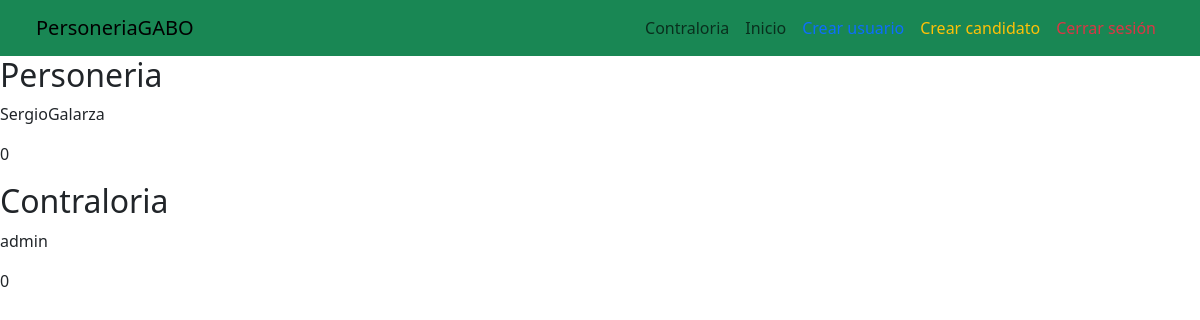
Before: /results/ (signed in) with the older database file.
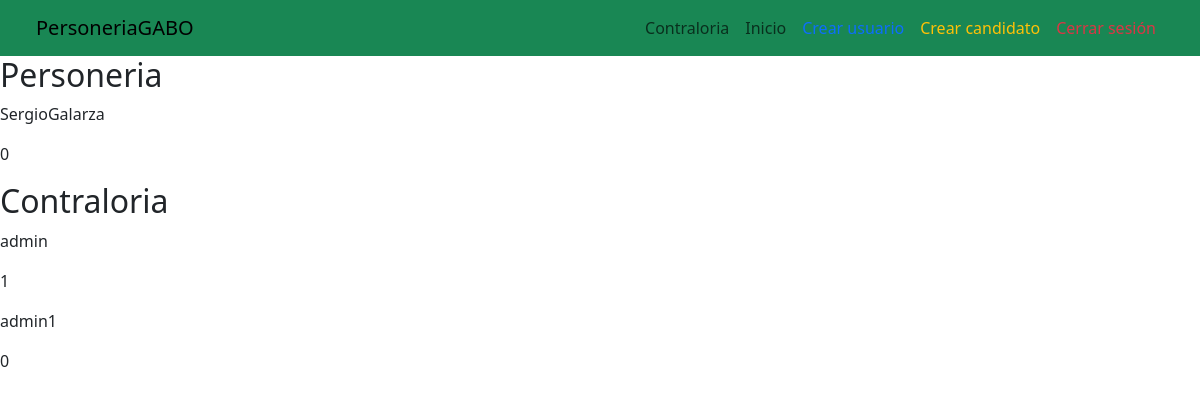
After: the same page with the newer database file.
### Users/models.py (models this page shows)
class Candidates(models.Model):
    user = models.OneToOneField(User, on_delete=models.CASCADE)
    identification_number = models.IntegerField(unique=True)
    grade = models.CharField(max_length=10)
    age = models.IntegerField()
    position = models.CharField(max_length=100)
    gender = models.CharField(max_length=10)
    description = models.TextField()
    photo = models.ImageField(upload_to='candidates_photos/', blank=True, null=True)
    votes = models.IntegerField(default=0)

### Users/views.py (the view)
# urls.py: path('results/',results,name='results')
@login_required(login_url='logIn')
def results(request):
    ombudsmans = Candidates.objects.filter(position='Personería')
    comptrollers = Candidates.objects.filter(position='Contraloría')
    return render(request,'Users/results.html',{
            'ombudsmans' : ombudsmans,
            'comptrollers' : comptrollers,
        })

### templates/users/results.html (shortened to what this page needs)
</html>{% load static %}
<!DOCTYPE html>
<html lang="en">
<head>
    <link href="https://cdn.jsdelivr.net/npm/bootstrap@5.3.6/dist/css/bootstrap.min.css" rel="stylesheet">
    <link rel="stylesheet" href="{% static '/users/stylesMain.css' %}">
</head>
<body>
  <header>
    <nav class="navbar navbar-expand-lg navbar-light nav-color bg-success">
      <div class="container-fluid mx-4">
        <a class="navbar-brand" href="{% url 'home' %}">PersoneriaGABO</a>
        <div class="collapse navbar-collapse justify-content-end" id="navbarNav">
          <ul class="navbar-nav">
            <li class="nav-item">
              <button class="nav-link" id='contraloria'>Contraloria</button>
            </li>
            {% if user.is_superuser %}
            <li class="nav-item">
              <a class="nav-link " href="{% url 'main' %}">Inicio</a>
            </li>
            <li class="nav-item">
              <a class="nav-link text-primary" href="{% url 'signUp' %}">Crear usuario</a>
            </li>
            <li class="nav-item">
              <a class="nav-link text-warning" href="{% url 'create_candidate' %}">Crear candidato</a>
            </li>
            {% endif %}
            <li class="nav-item">
              <a class="nav-link text-danger" href="{% url 'logOut' %}">Cerrar sesión</a>
            </li>
          </ul>
        </div>
      </div>
    </nav>
  </header>
  <main>
    <article>
        <h2>Personeria</h2>
        {%for ombudsman in ombudsmans%}
            <p>{{ombudsman.user.username}}</p>
            <p>{{ombudsman.votes}}</p>
        {% endfor %}
    </article>
    <article>
        <h2>Contraloria</h2>
        {% for comptroller in comptrollers %}
            <p>{{comptroller.user.username}}</p>
            <p>{{comptroller.votes}}</p>
        {% endfor %}
    </article>
  </main>
</body>
</html>

Changed rows visible on the page:
changed Candidates "admin": votes "0" → "1"
added Candidates: user.username "admin1", votes "0", shown under "Contraloria"
